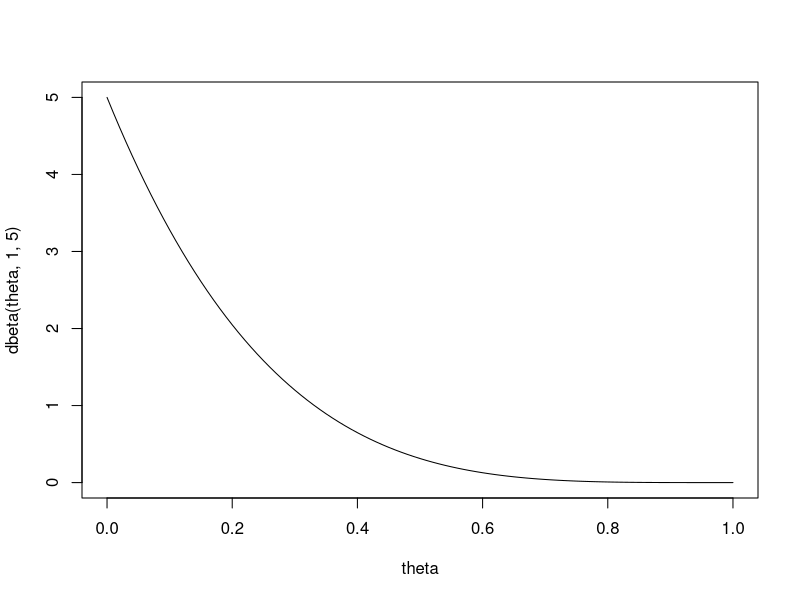

Write R code to recreate this figure.
## ---- chunk 1
knitr::opts_chunk$set(echo = TRUE)
## ---- chunk 2
theta=seq(from=0,to=1,by=.01)
plot(theta,dbeta(theta,1,5),type="l")
## ---- chunk 3
0/4      # MLE
1/(1+5)  # posterior mean
## ---- chunk 4
pbeta(.5,1,5)
## ---- chunk 5
qbeta(.975,8,16)
## ---- chunk 6
pbeta(0.35,8,16)
## ---- chunk 7
pbeta(0.35,8,21)
